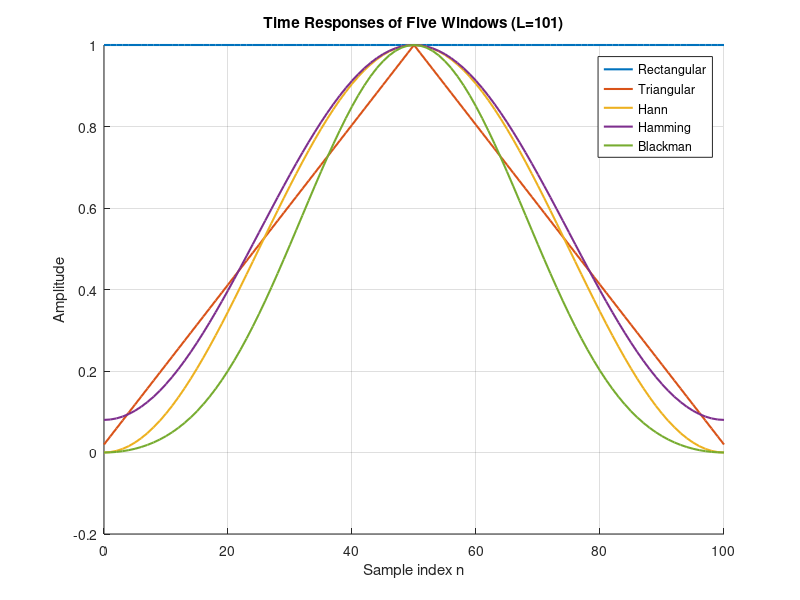

Write the MATLAB code that produced this figure. (Note: this script raises an error after producing the figure.)
%% Generate figures for Lab 4 report
clear; clc; close all;
outDir = fullfile(pwd, 'figures');
if ~exist(outDir, 'dir')
    mkdir(outDir);
end

%% Problem 1 figures
L = 101;
Fs = 1;
Nfft = 2^18;
winNames = {'Rectangular', 'Triangular', 'Hann', 'Hamming', 'Blackman'};
windows = {rectwin(L), triang(L), hann(L), hamming(L), blackman(L)};
colors = lines(numel(windows));

% Time response
n = 0:L-1;
fig = figure('Color', 'w', 'Position', [100, 100, 820, 420]);
hold on;
for k = 1:numel(windows)
    plot(n, windows{k}, 'LineWidth', 1.5, 'Color', colors(k, :));
end
grid on;
xlabel('Sample index n');
ylabel('Amplitude');
title(sprintf('Time Responses of Five Windows (L=%d)', L));
legend(winNames, 'Location', 'best');
exportgraphics(fig, fullfile(outDir, 'p1_time_windows.png'), 'Resolution', 300);
close(fig);

% Log-magnitude response: draw each window separately
% Layout: each row = one window, left = full band, right = narrow band.
fig = figure('Color', 'w', 'Position', [100, 60, 1300, 1500]);
tiledlayout(5, 2, 'TileSpacing', 'compact', 'Padding', 'compact');

bw = zeros(numel(windows),1);
psl = zeros(numel(windows),1);

for k = 1:numel(windows)
    [f, magDb, bwHz, pslDb] = spectrum_metrics(windows{k}, Fs, Nfft);

    nexttile;
    plot(f, magDb, 'LineWidth', 1.2, 'Color', colors(k,:));
    xlim([0, Fs/2]); ylim([-140, 5]); grid on;
    title(sprintf('%s - Full Band', winNames{k}));
    ylabel('Magnitude (dB)');
    if k == numel(windows)
        xlabel('Frequency (cycles/sample)');
    end

    nexttile;
    plot(f, magDb, 'LineWidth', 1.2, 'Color', colors(k,:));
    xlim([0, 5*Fs/L]); ylim([-140, 5]); grid on;
    title(sprintf('%s - Narrow Band', winNames{k}));
    ylabel('Magnitude (dB)');
    if k == numel(windows)
        xlabel('Frequency (cycles/sample)');
    end

    bw(k) = bwHz;
    psl(k) = pslDb;
end
sgtitle(sprintf('Log-Magnitude Responses (Separated) | Narrow Band: 0 to %.4f = 5Fs/L', 5*Fs/L));
exportgraphics(fig, fullfile(outDir, 'p1_log_windows.png'), 'Resolution', 300);
close(fig);

T = table(winNames', bw, psl, 'VariableNames', {'Window','EffectiveBandwidth','PeakSidelobe_dB'});
writetable(T, fullfile(outDir, 'p1_metrics.csv'));

%% Problem 2 figure (s5.wav)
fileS5 = locate_audio_file('s5.wav');
if ~isempty(fileS5)
    [x, fs] = audioread(fileS5);
    if size(x,2) > 1, x = mean(x,2); end
    L = round(0.020*fs); if mod(L,2)==0, L=L+1; end
    R = round(0.010*fs);
    win = hamming(L);
    feats = short_time_name(x, fs, R, win);

    fig = figure('Color', 'w', 'Position', [100, 100, 860, 860]);
    t = (0:numel(x)-1)/fs;
    subplot(4,1,1); plot(t, x, 'k', 'LineWidth', 1); grid on; ylabel('Amp.'); title('Entire Waveform');
    subplot(4,1,2); plot(feats.time, feats.energy, 'b', 'LineWidth', 1.2); grid on; ylabel('Energy'); title('Short-Time Energy');
    subplot(4,1,3); plot(feats.time, feats.magnitude, 'm', 'LineWidth', 1.2); grid on; ylabel('Magnitude'); title('Short-Time Magnitude');
    subplot(4,1,4); stairs(feats.time, feats.zc, 'r', 'LineWidth', 1.2); grid on; ylabel('ZC Count'); xlabel('Time (s)'); title('Short-Time Zero-Crossing');
    sgtitle(sprintf('Problem 2 on s5.wav | L=%d (%.1f ms), R=%d (%.1f ms), Hamming', L, 1000*L/fs, R, 1000*R/fs));
    exportgraphics(fig, fullfile(outDir, 'p2_short_time_features.png'), 'Resolution', 300);
    close(fig);
end

%% Problem 3 figure (test_16k.wav)
fileT = locate_audio_file('test_16k.wav');
if ~isempty(fileT)
    [x, fs] = audioread(fileT);
    if size(x,2) > 1, x = mean(x,2); end

    Lset = [51,101,201,401];
    fig = figure('Color', 'w', 'Position', [100, 100, 860, 760]);
    ax1 = subplot(3,1,1); hold(ax1,'on'); grid(ax1,'on');
    ax2 = subplot(3,1,2); hold(ax2,'on'); grid(ax2,'on');
    ax3 = subplot(3,1,3); hold(ax3,'on'); grid(ax3,'on');

    for k = 1:numel(Lset)
        L = Lset(k);
        R = (L-1)/2;
        win = hamming(L);
        feats = short_time_name(x, fs, R, win);

        % Normalize to remove scale bias caused by different window lengths.
        eNorm = feats.energy ./ sum(win.^2);
        mNorm = feats.magnitude ./ sum(abs(win));
        zNorm = feats.zc ./ (L - 1); % zero-crossing rate per sample

        plot(ax1, feats.time, eNorm, 'LineWidth', 1.1, 'DisplayName', sprintf('L=%d',L));
        plot(ax2, feats.time, mNorm, 'LineWidth', 1.1, 'DisplayName', sprintf('L=%d',L));
        plot(ax3, feats.time, zNorm, 'LineWidth', 1.1, 'DisplayName', sprintf('L=%d',L));
    end

    title(ax1, 'Normalized Short-Time Energy'); ylabel(ax1, 'Energy (norm.)'); xlabel(ax1, 'Time (s)'); legend(ax1, 'Location', 'best');
    title(ax2, 'Normalized Short-Time Magnitude'); ylabel(ax2, 'Magnitude (norm.)'); xlabel(ax2, 'Time (s)'); legend(ax2, 'Location', 'best');
    title(ax3, 'Normalized Short-Time Zero-Crossing Rate'); ylabel(ax3, 'ZCR'); xlabel(ax3, 'Time (s)'); legend(ax3, 'Location', 'best');
    sgtitle('Problem 3 on test\_16k.wav | Hamming Window | Normalized Features');

    exportgraphics(fig, fullfile(outDir, 'p3_window_length_effect.png'), 'Resolution', 300);
    close(fig);
end

%% ===== Local functions =====
function [f, magDb, bwHz, pslDb] = spectrum_metrics(w, Fs, Nfft)
    W = abs(fft(w, Nfft));
    W = W(1:Nfft/2 + 1);
    W = W ./ max(W);
    f = (0:Nfft/2)' * (Fs / Nfft);
    magDb = 20 * log10(max(W, 1e-12));

    dW = diff(W);
    idxNull = find(dW(1:end-1) <= 0 & dW(2:end) >= 0, 1, 'first') + 1;
    if isempty(idxNull), idxNull = 2; end
    bwHz = 2 * f(idxNull);

    if idxNull + 1 <= numel(magDb)
        pslDb = max(magDb(idxNull+1:end));
    else
        pslDb = NaN;
    end
end

function feats = short_time_name(x, fs, R, window)
    x = x(:);
    window = window(:);
    L = numel(window);
    N = numel(x);
    numFrames = floor((N - L) / R) + 1;
    if numFrames < 1
        error('Signal is too short for selected L and R.');
    end

    energy = zeros(numFrames, 1);
    magnitude = zeros(numFrames, 1);
    zc = zeros(numFrames, 1);
    tFrame = zeros(numFrames, 1);

    for n = 1:numFrames
        idx0 = (n-1)*R + 1;
        frame = x(idx0:idx0+L-1) .* window;
        energy(n) = sum(frame.^2);
        magnitude(n) = sum(abs(frame));
        s = sign(frame); s(s==0)=1;
        zc(n) = 0.5 * sum(abs(diff(s)));
        tFrame(n) = (idx0 - 1 + (L - 1)/2) / fs;
    end

    feats.time = tFrame;
    feats.energy = energy;
    feats.magnitude = magnitude;
    feats.zc = zc;
end

function filePath = locate_audio_file(fileName)
    cands = {
        fullfile(pwd, fileName), ...
        fullfile('/Users/hwy/Desktop/个人/26春/语音信号处理/语音信号处理圣遗物/Lab4', fileName)
    };
    filePath = '';
    for i = 1:numel(cands)
        if exist(cands{i}, 'file') == 2
            filePath = cands{i};
            return;
        end
    end
end
